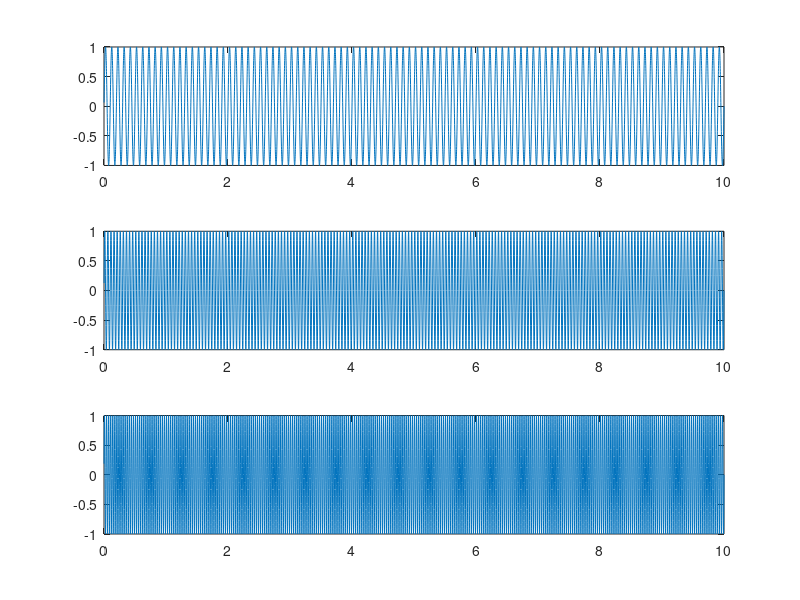
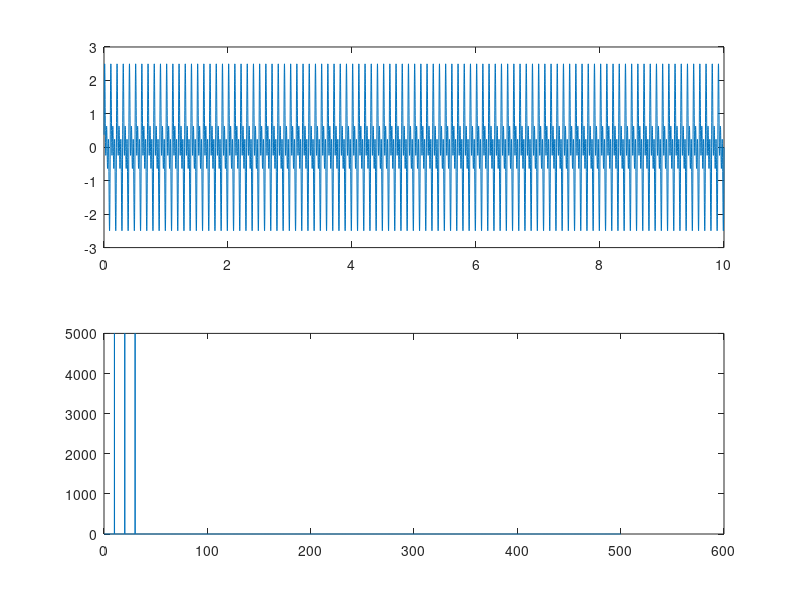
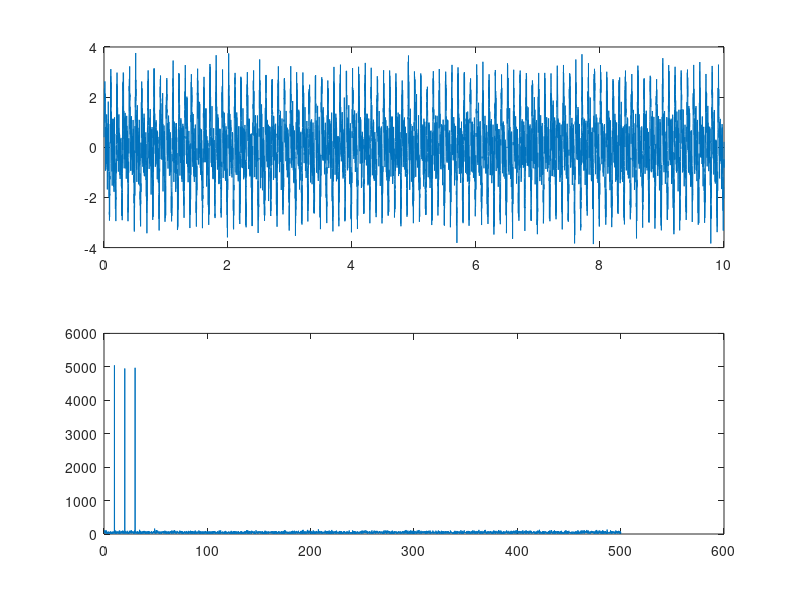
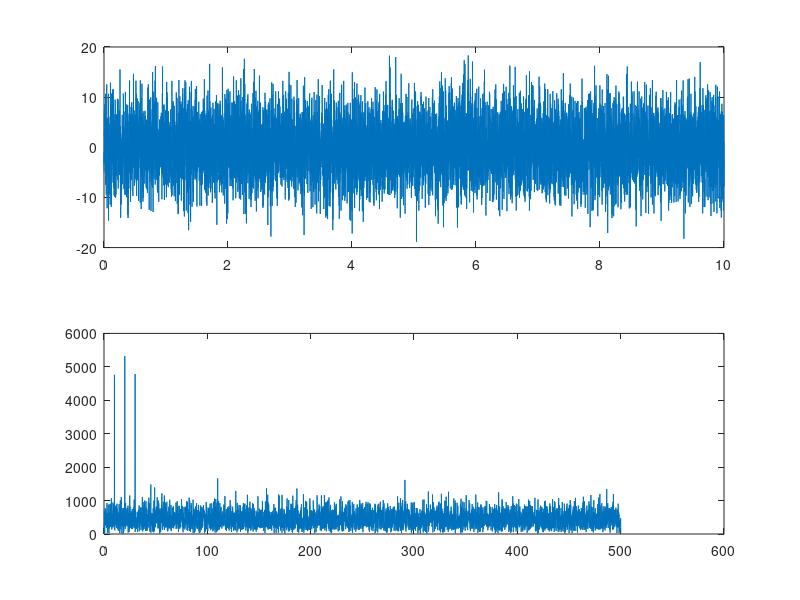

Here is the MATLAB script that generated these plots, in order:
%Exercise3
clear
close all
clc

f1 = 10;
f2 = 20;
f3 = 30;

fs = 1000;
T = 10;

t = (1:fs*T)/fs; %defining the time points
f_res = fs/length(t);
f_axis = (1:length(t))*f_res;
s1 = sin(2*pi*f1*t);
s2 = sin(2*pi*f2*t);
s3 = sin(2*pi*f3*t);

sine_waves = s1+s2+s3; 

figure(1)
subplot(3,1,1)
plot(t,s1);
subplot(3,1,2)
plot(t,s2);
subplot(3,1,3)
plot(t,s3);

%%
fft_sine_waves = abs(fft(sine_waves));
figure(2)
subplot(2,1,1)
plot(t, sine_waves);
subplot(2,1,2)
plot(f_axis(1:length(fft_sine_waves)/2+1),fft_sine_waves(1:length(fft_sine_waves)/2 + 1));
%%
noise_small = 0.5*randn(1,length(t));
sine_waves_noise_s = noise_small + sine_waves;
fft_sine_waves_noise_s = abs(fft(sine_waves_noise_s));

figure(3)
subplot(2,1,1)
plot(t, sine_waves_noise_s);
subplot(2,1,2)
plot(f_axis(1:length(fft_sine_waves)/2+1),fft_sine_waves_noise_s(1:length(fft_sine_waves)/2 + 1));
%%
noise_large = 5*randn(1,length(t));
sine_waves_noise_l = noise_large + sine_waves;
fft_sine_waves_noise_l = abs(fft(sine_waves_noise_l));

figure(4)
subplot(2,1,1)
plot(t, sine_waves_noise_l);
subplot(2,1,2)
plot(f_axis(1:length(fft_sine_waves)/2+1),fft_sine_waves_noise_l(1:length(fft_sine_waves)/2 + 1));